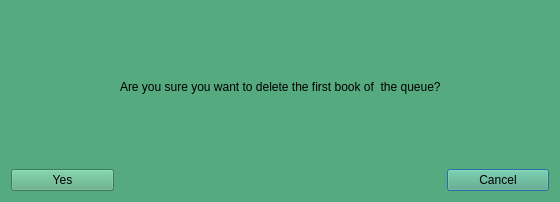
<?xml version="1.0" encoding="UTF-8"?>
<ui version="4.0">
 <class>Dialog3</class>
 <widget class="QDialog" name="Dialog3">
  <property name="geometry">
   <rect>
    <x>0</x>
    <y>0</y>
    <width>560</width>
    <height>202</height>
   </rect>
  </property>
  <property name="palette">
   <palette>
    <active>
     <colorrole role="WindowText">
      <brush brushstyle="SolidPattern">
       <color alpha="255">
        <red>0</red>
        <green>0</green>
        <blue>0</blue>
       </color>
      </brush>
     </colorrole>
     <colorrole role="Button">
      <brush brushstyle="SolidPattern">
       <color alpha="255">
        <red>85</red>
        <green>170</green>
        <blue>127</blue>
       </color>
      </brush>
     </colorrole>
     <colorrole role="Light">
      <brush brushstyle="SolidPattern">
       <color alpha="255">
        <red>127</red>
        <green>255</green>
        <blue>191</blue>
       </color>
      </brush>
     </colorrole>
     <colorrole role="Midlight">
      <brush brushstyle="SolidPattern">
       <color alpha="255">
        <red>106</red>
        <green>212</green>
        <blue>159</blue>
       </color>
      </brush>
     </colorrole>
     <colorrole role="Dark">
      <brush brushstyle="SolidPattern">
       <color alpha="255">
        <red>42</red>
        <green>85</green>
        <blue>63</blue>
       </color>
      </brush>
     </colorrole>
     <colorrole role="Mid">
      <brush brushstyle="SolidPattern">
       <color alpha="255">
        <red>56</red>
        <green>113</green>
        <blue>84</blue>
       </color>
      </brush>
     </colorrole>
     <colorrole role="Text">
      <brush brushstyle="SolidPattern">
       <color alpha="255">
        <red>0</red>
        <green>0</green>
        <blue>0</blue>
       </color>
      </brush>
     </colorrole>
     <colorrole role="BrightText">
      <brush brushstyle="SolidPattern">
       <color alpha="255">
        <red>255</red>
        <green>255</green>
        <blue>255</blue>
       </color>
      </brush>
     </colorrole>
     <colorrole role="ButtonText">
      <brush brushstyle="SolidPattern">
       <color alpha="255">
        <red>0</red>
        <green>0</green>
        <blue>0</blue>
       </color>
      </brush>
     </colorrole>
     <colorrole role="Base">
      <brush brushstyle="SolidPattern">
       <color alpha="255">
        <red>255</red>
        <green>255</green>
        <blue>255</blue>
       </color>
      </brush>
     </colorrole>
     <colorrole role="Window">
      <brush brushstyle="SolidPattern">
       <color alpha="255">
        <red>85</red>
        <green>170</green>
        <blue>127</blue>
       </color>
      </brush>
     </colorrole>
     <colorrole role="Shadow">
      <brush brushstyle="SolidPattern">
       <color alpha="255">
        <red>0</red>
        <green>0</green>
        <blue>0</blue>
       </color>
      </brush>
     </colorrole>
     <colorrole role="AlternateBase">
      <brush brushstyle="SolidPattern">
       <color alpha="255">
        <red>170</red>
        <green>212</green>
        <blue>191</blue>
       </color>
      </brush>
     </colorrole>
     <colorrole role="ToolTipBase">
      <brush brushstyle="SolidPattern">
       <color alpha="255">
        <red>255</red>
        <green>255</green>
        <blue>220</blue>
       </color>
      </brush>
     </colorrole>
     <colorrole role="ToolTipText">
      <brush brushstyle="SolidPattern">
       <color alpha="255">
        <red>0</red>
        <green>0</green>
        <blue>0</blue>
       </color>
      </brush>
     </colorrole>
    </active>
    <inactive>
     <colorrole role="WindowText">
      <brush brushstyle="SolidPattern">
       <color alpha="255">
        <red>0</red>
        <green>0</green>
        <blue>0</blue>
       </color>
      </brush>
     </colorrole>
     <colorrole role="Button">
      <brush brushstyle="SolidPattern">
       <color alpha="255">
        <red>85</red>
        <green>170</green>
        <blue>127</blue>
       </color>
      </brush>
     </colorrole>
     <colorrole role="Light">
      <brush brushstyle="SolidPattern">
       <color alpha="255">
        <red>127</red>
        <green>255</green>
        <blue>191</blue>
       </color>
      </brush>
     </colorrole>
     <colorrole role="Midlight">
      <brush brushstyle="SolidPattern">
       <color alpha="255">
        <red>106</red>
        <green>212</green>
        <blue>159</blue>
       </color>
      </brush>
     </colorrole>
     <colorrole role="Dark">
      <brush brushstyle="SolidPattern">
       <color alpha="255">
        <red>42</red>
        <green>85</green>
        <blue>63</blue>
       </color>
      </brush>
     </colorrole>
     <colorrole role="Mid">
      <brush brushstyle="SolidPattern">
       <color alpha="255">
        <red>56</red>
        <green>113</green>
        <blue>84</blue>
       </color>
      </brush>
     </colorrole>
     <colorrole role="Text">
      <brush brushstyle="SolidPattern">
       <color alpha="255">
        <red>0</red>
        <green>0</green>
        <blue>0</blue>
       </color>
      </brush>
     </colorrole>
     <colorrole role="BrightText">
      <brush brushstyle="SolidPattern">
       <color alpha="255">
        <red>255</red>
        <green>255</green>
        <blue>255</blue>
       </color>
      </brush>
     </colorrole>
     <colorrole role="ButtonText">
      <brush brushstyle="SolidPattern">
       <color alpha="255">
        <red>0</red>
        <green>0</green>
        <blue>0</blue>
       </color>
      </brush>
     </colorrole>
     <colorrole role="Base">
      <brush brushstyle="SolidPattern">
       <color alpha="255">
        <red>255</red>
        <green>255</green>
        <blue>255</blue>
       </color>
      </brush>
     </colorrole>
     <colorrole role="Window">
      <brush brushstyle="SolidPattern">
       <color alpha="255">
        <red>85</red>
        <green>170</green>
        <blue>127</blue>
       </color>
      </brush>
     </colorrole>
     <colorrole role="Shadow">
      <brush brushstyle="SolidPattern">
       <color alpha="255">
        <red>0</red>
        <green>0</green>
        <blue>0</blue>
       </color>
      </brush>
     </colorrole>
     <colorrole role="AlternateBase">
      <brush brushstyle="SolidPattern">
       <color alpha="255">
        <red>170</red>
        <green>212</green>
        <blue>191</blue>
       </color>
      </brush>
     </colorrole>
     <colorrole role="ToolTipBase">
      <brush brushstyle="SolidPattern">
       <color alpha="255">
        <red>255</red>
        <green>255</green>
        <blue>220</blue>
       </color>
      </brush>
     </colorrole>
     <colorrole role="ToolTipText">
      <brush brushstyle="SolidPattern">
       <color alpha="255">
        <red>0</red>
        <green>0</green>
        <blue>0</blue>
       </color>
      </brush>
     </colorrole>
    </inactive>
    <disabled>
     <colorrole role="WindowText">
      <brush brushstyle="SolidPattern">
       <color alpha="255">
        <red>42</red>
        <green>85</green>
        <blue>63</blue>
       </color>
      </brush>
     </colorrole>
     <colorrole role="Button">
      <brush brushstyle="SolidPattern">
       <color alpha="255">
        <red>85</red>
        <green>170</green>
        <blue>127</blue>
       </color>
      </brush>
     </colorrole>
     <colorrole role="Light">
      <brush brushstyle="SolidPattern">
       <color alpha="255">
        <red>127</red>
        <green>255</green>
        <blue>191</blue>
       </color>
      </brush>
     </colorrole>
     <colorrole role="Midlight">
      <brush brushstyle="SolidPattern">
       <color alpha="255">
        <red>106</red>
        <green>212</green>
        <blue>159</blue>
       </color>
      </brush>
     </colorrole>
     <colorrole role="Dark">
      <brush brushstyle="SolidPattern">
       <color alpha="255">
        <red>42</red>
        <green>85</green>
        <blue>63</blue>
       </color>
      </brush>
     </colorrole>
     <colorrole role="Mid">
      <brush brushstyle="SolidPattern">
       <color alpha="255">
        <red>56</red>
        <green>113</green>
        <blue>84</blue>
       </color>
      </brush>
     </colorrole>
     <colorrole role="Text">
      <brush brushstyle="SolidPattern">
       <color alpha="255">
        <red>42</red>
        <green>85</green>
        <blue>63</blue>
       </color>
      </brush>
     </colorrole>
     <colorrole role="BrightText">
      <brush brushstyle="SolidPattern">
       <color alpha="255">
        <red>255</red>
        <green>255</green>
        <blue>255</blue>
       </color>
      </brush>
     </colorrole>
     <colorrole role="ButtonText">
      <brush brushstyle="SolidPattern">
       <color alpha="255">
        <red>42</red>
        <green>85</green>
        <blue>63</blue>
       </color>
      </brush>
     </colorrole>
     <colorrole role="Base">
      <brush brushstyle="SolidPattern">
       <color alpha="255">
        <red>85</red>
        <green>170</green>
        <blue>127</blue>
       </color>
      </brush>
     </colorrole>
     <colorrole role="Window">
      <brush brushstyle="SolidPattern">
       <color alpha="255">
        <red>85</red>
        <green>170</green>
        <blue>127</blue>
       </color>
      </brush>
     </colorrole>
     <colorrole role="Shadow">
      <brush brushstyle="SolidPattern">
       <color alpha="255">
        <red>0</red>
        <green>0</green>
        <blue>0</blue>
       </color>
      </brush>
     </colorrole>
     <colorrole role="AlternateBase">
      <brush brushstyle="SolidPattern">
       <color alpha="255">
        <red>85</red>
        <green>170</green>
        <blue>127</blue>
       </color>
      </brush>
     </colorrole>
     <colorrole role="ToolTipBase">
      <brush brushstyle="SolidPattern">
       <color alpha="255">
        <red>255</red>
        <green>255</green>
        <blue>220</blue>
       </color>
      </brush>
     </colorrole>
     <colorrole role="ToolTipText">
      <brush brushstyle="SolidPattern">
       <color alpha="255">
        <red>0</red>
        <green>0</green>
        <blue>0</blue>
       </color>
      </brush>
     </colorrole>
    </disabled>
   </palette>
  </property>
  <property name="windowTitle">
   <string>Dialog</string>
  </property>
  <layout class="QGridLayout" name="gridLayout">
   <item row="0" column="1" alignment="Qt::AlignHCenter">
    <widget class="QLabel" name="label">
     <property name="text">
      <string>Are you sure you want to delete the first book of  the queue?</string>
     </property>
    </widget>
   </item>
   <item row="3" column="2">
    <widget class="QPushButton" name="pushButton_2">
     <property name="text">
      <string>Cancel</string>
     </property>
    </widget>
   </item>
   <item row="3" column="0">
    <widget class="QPushButton" name="pushButton_del_yes">
     <property name="text">
      <string>Yes</string>
     </property>
    </widget>
   </item>
  </layout>
 </widget>
 <resources/>
 <connections>
  <connection>
   <sender>pushButton_2</sender>
   <signal>clicked()</signal>
   <receiver>Dialog3</receiver>
   <slot>close()</slot>
   <hints>
    <hint type="sourcelabel">
     <x>409</x>
     <y>148</y>
    </hint>
    <hint type="destinationlabel">
     <x>393</x>
     <y>132</y>
    </hint>
   </hints>
  </connection>
  <connection>
   <sender>pushButton_del_yes</sender>
   <signal>clicked()</signal>
   <receiver>Dialog3</receiver>
   <slot>close()</slot>
   <hints>
    <hint type="sourcelabel">
     <x>79</x>
     <y>137</y>
    </hint>
    <hint type="destinationlabel">
     <x>141</x>
     <y>133</y>
    </hint>
   </hints>
  </connection>
 </connections>
</ui>
